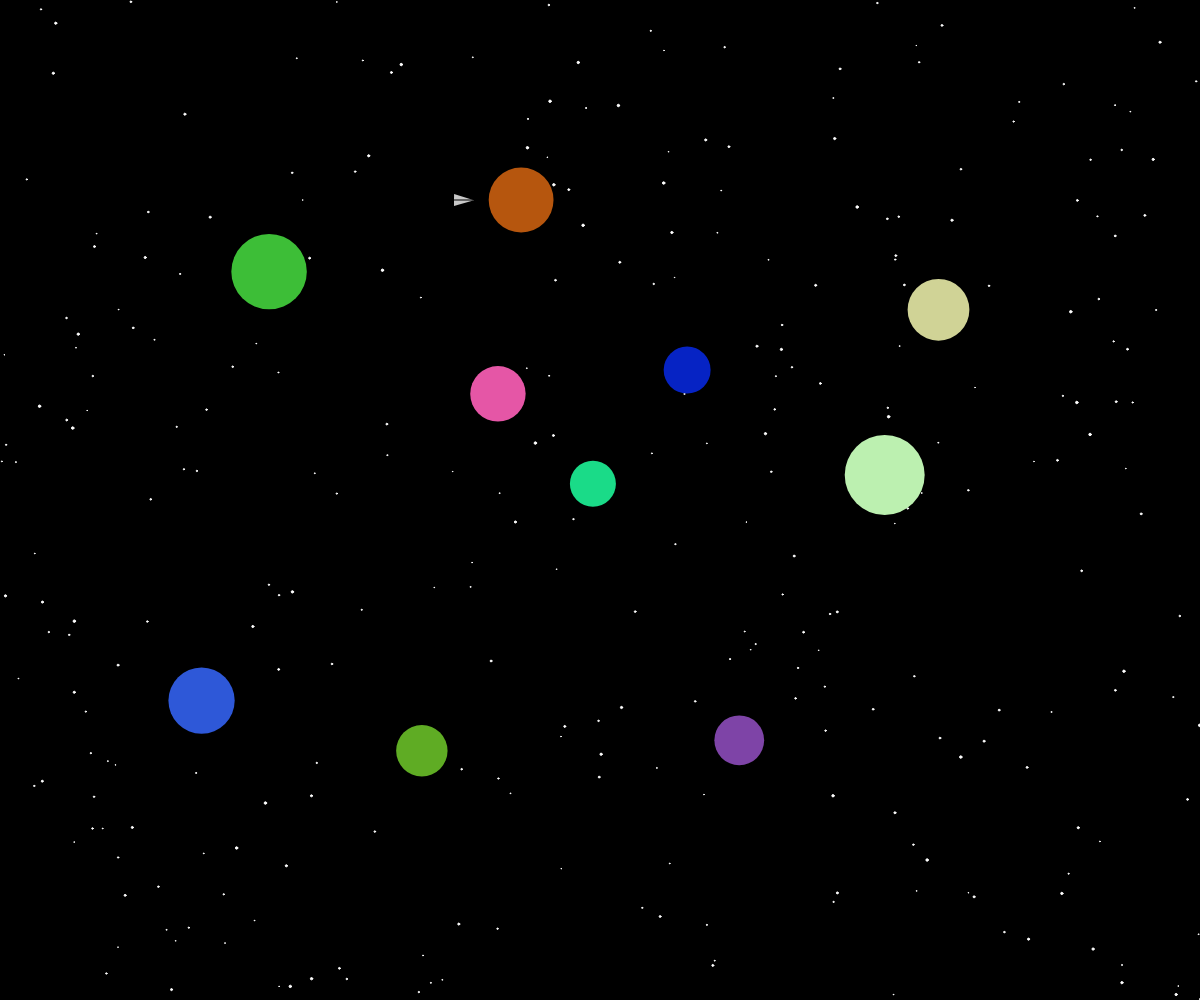
Frame 1 (no input)
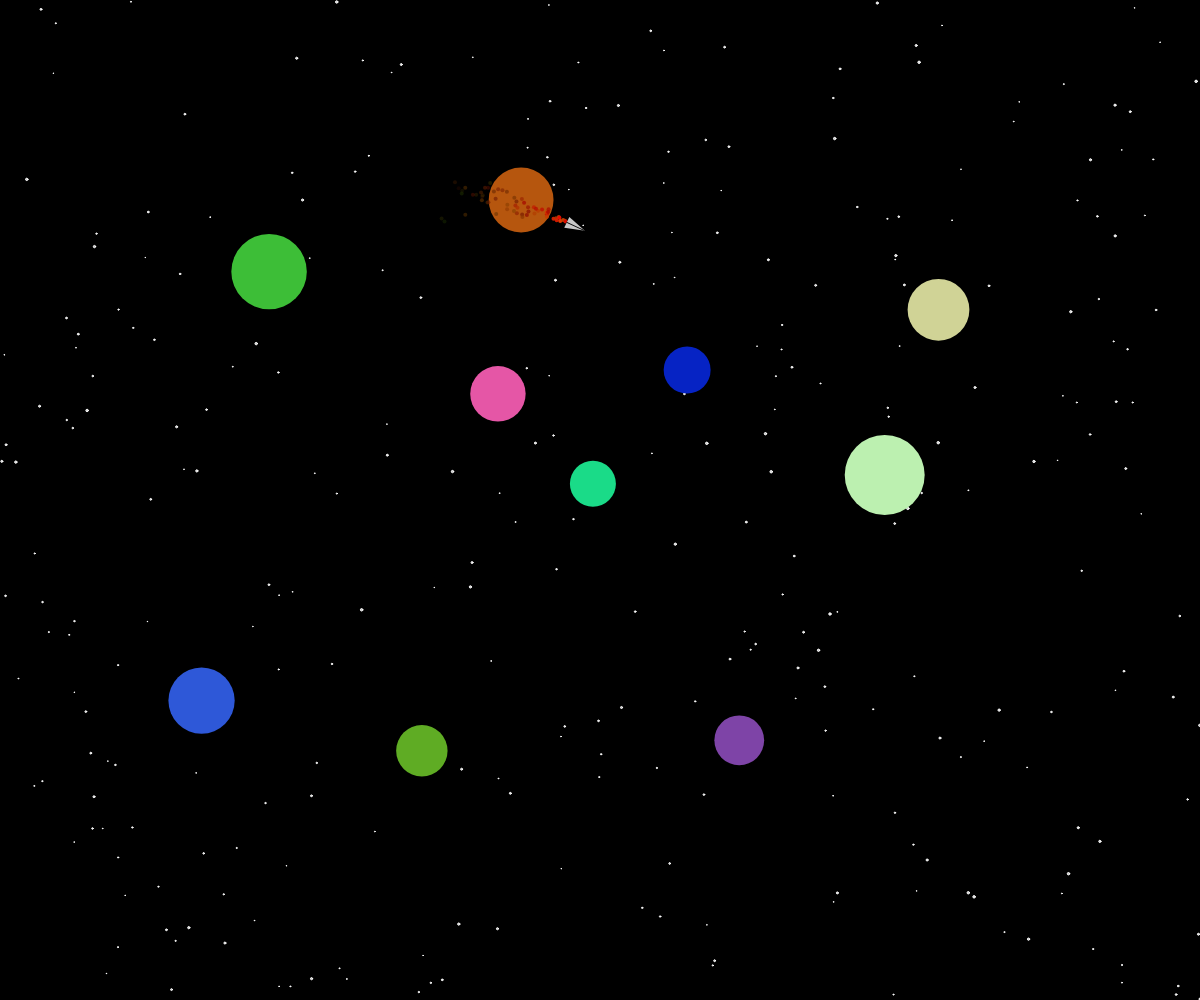
Frame 60 (no input)
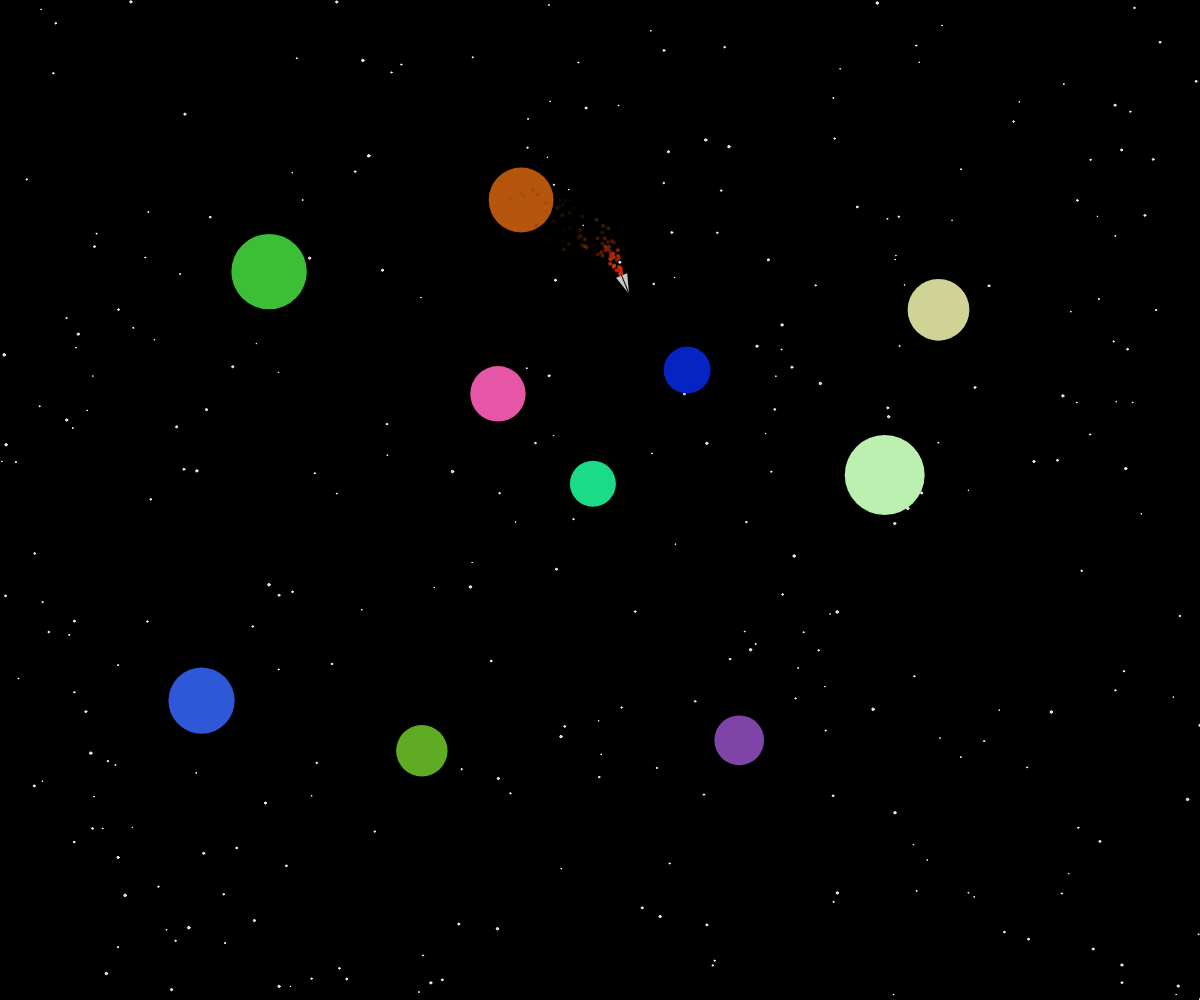
Frame 120 (the mouse pressed at the canvas centre since frame 60)

The p5.js sketch that drew these frames (run headless with seeded random() and noise() and a simulated clock; from frame 60 on, the mouse is pressed at the canvas centre):

// p5.js sketch
// ── sketch.js
let ps, player, gravity;
let stars = [];
let planets = [];

function preload(){
  // put preload code here
}

function setup() {
  createCanvas(windowWidth, windowHeight)
  player = new Player();
  player.update();
  ps = new ParticleSystem(player.pos.x ,player.pos.y);
  for(var i = 0; i < 300; i++) {
    stars.push(createVector(random(width),random(height)));
  }
  for(var i = 0; i < 10; i++) {
    planets.push(new Planet(random(200, windowWidth - 200), random(200, windowHeight- 200), random(20, 40)));
  }
}

function mouseDragged() {
  let mouse = createVector(mouseX, mouseY);
  let force = p5.Vector.sub(mouse, player.pos);
  let strength = .2;
  force.setMag(strength);
  player.applyForce(force);
}

function keyPressed() {
  if(keyCode === 87) {
    let force = createVector(0, -.7);
    player.applyForce(force)}
  if(keyCode === 83) {
    let force = createVector(0, .7);
    player.applyForce(force)}
  if(keyCode === 68) {
    let force = createVector(.7, 0);
    player.applyForce(force)}
  if(keyCode === 65) {
    let force = createVector(-.7, 0);
    player.applyForce(force)}
}

function draw() {
  background(0);
  for(var i = 0; i < stars.length; i++) {
    stroke(255)
    ellipse(stars[i].x, stars[i].y, random(0.5, 2.5));
  }
  for(var i = 0; i < planets.length; i++) {
    planets[i].render();
    player.attract(planets[i]);
  }

  ps.addParticle(1)
  ps.run();
  player.edges();
  player.update();
  player.render();
}

// ── particle.js
class Particle {
  constructor(x, y) {
    this.pos = createVector(x, y);
    this.vel = createVector(random(-0.4, 0.4), random(-0.4, 0.4));
    this.acc = createVector();
    this.lifespan = 255;
    this.heat = random(200, 255);
    gravity = createVector(0, .1);
  }

  render() {
    noStroke();
    fill(this.heat, random(10, 69), 0, this.lifespan);
    ellipse(this.pos.x, this.pos.y, 4);
  }

  update() {
    this.vel.add(this.acc);
    this.pos.add(this.vel);
    this.acc.mult(0);
    this.lifespan -= 3;
    this.heat -= 3

//    this.acc.add(gravity);
  }

  isDead() {
    if(this.lifespan < 0) {
      return true;
    } else {return false}
  }

  applyForce(force) {
    this.acc.add(force)
  }
}

// ── particleSystem.js
class ParticleSystem {
  constructor(x, y) {
    this.pos = createVector(x, y);
    this.particles = [];
  }

  addParticle(particleAmount) {
  //  for(let i = 0; i < particleAmount; i++) {
      this.particles.push(new Particle(player.pos.x, player.pos.y));
    //}
  }

  run() {
    for(let i = 0; i < this.particles.length-1; i++) {
      let p = this.particles[i]; {
        this.particles[i].applyForce(player.vel * -1);
        this.particles[i].update();
        this.particles[i].render();

        if (this.particles[i].isDead()) {
          this.particles.splice(i, 1)
        }
      }
    }
  }
}

// ── planet.js
class Planet {
  constructor(x, y, radius) {
    this.pos = createVector(x, y)
    this.r = radius;
    this.red = random(255);
    this.blue = random(255);
    this.green = random(255);
  }

  render() {
    noStroke();
    fill(this.red, this.green, this.blue, 255);
    ellipse(this.pos.x, this.pos.y, this.r * 2);
  }

}

// ── player.js
class Player {
  constructor() {
    this.pos = createVector(450, 200);
    this.vel = createVector(0, 0);
    this.acc = createVector(4, 0);
    this.maxSpeed = 2;

  }

  update() {
    this.vel.add(this.acc);
    this.pos.add(this.vel);
    this.vel.limit(this.maxSpeed);
    this.acc.mult(0);
  }

  render(){
    beginShape();
    translate(this.pos.x, this.pos.y);
    rotate(this.vel.heading() + PI /2);
    noStroke()
    fill(200);
    vertex(0, -18);
    vertex(6, 2);
    vertex(-6, 2);
    endShape();
    stroke(0)
    line(0,2,0,-17);
  }

  applyForce(force) {
    this.acc.add(force);

  }

  attract(target) {
    let force = p5.Vector.sub(target.pos, this.pos);
    if(force.mag() < 300 && force.mag() > target.r) {
      let mass = map(target.r, 20, 40, 1, 2);
      let g = force.mag();
      let dSq = force.magSq();
      let strength = g * mass / dSq;
      force.setMag(strength);
      this.applyForce(force);
    }
  }

  edges() {
    if(this.pos.x > width) {
      this.pos.x = 0
    } else if (this.pos.x < 0) {
      this.pos.x = width}
    if(this.pos.y > height) {
      this.pos.y = 0
    } else if (this.pos.y < 0) {
      this.pos.y = height
    }
  }
}
